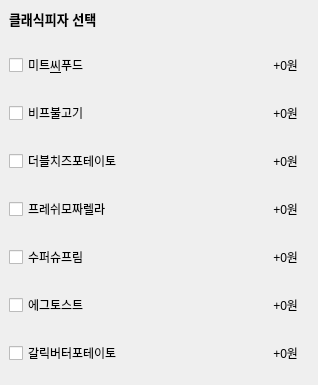
            <widget class="QWidget" name="widget_whole" native="true">
             <property name="minimumSize">
              <size>
               <width>318</width>
               <height>0</height>
              </size>
             </property>
             <property name="maximumSize">
              <size>
               <width>318</width>
               <height>16777215</height>
              </size>
             </property>
             <layout class="QVBoxLayout" name="verticalLayout_9">
              <property name="leftMargin">
               <number>0</number>
              </property>
              <property name="topMargin">
               <number>0</number>
              </property>
              <item>
               <widget class="QWidget" name="widget_title" native="true">
                <layout class="QVBoxLayout" name="verticalLayout_10">
                 <item>
                  <widget class="QLabel" name="label_20">
                   <property name="font">
                    <font>
                     <pointsize>10</pointsize>
                     <weight>75</weight>
                     <bold>true</bold>
                    </font>
                   </property>
                   <property name="text">
                    <string>클래식피자 선택</string>
                   </property>
                  </widget>
                 </item>
                </layout>
               </widget>
              </item>
              <item>
               <widget class="QWidget" name="widget_1" native="true">
                <layout class="QHBoxLayout" name="horizontalLayout_3">
                 <item>
                  <widget class="QCheckBox" name="checkBox_1">
                   <property name="text">
                    <string>미트&amp;씨푸드</string>
                   </property>
                  </widget>
                 </item>
                 <item>
                  <widget class="QLabel" name="theGogumaPrice">
                   <property name="text">
                    <string>+0원</string>
                   </property>
                   <property name="alignment">
                    <set>Qt::AlignRight|Qt::AlignTrailing|Qt::AlignVCenter</set>
                   </property>
                  </widget>
                 </item>
                </layout>
               </widget>
              </item>
              <item>
               <widget class="QWidget" name="widget_3" native="true">
                <layout class="QHBoxLayout" name="horizontalLayout_2">
                 <item>
                  <widget class="QCheckBox" name="checkBox_2">
                   <property name="text">
                    <string>비프불고기</string>
                   </property>
                  </widget>
                 </item>
                 <item>
                  <widget class="QLabel" name="redPeperoni">
                   <property name="text">
                    <string>+0원</string>
                   </property>
                   <property name="alignment">
                    <set>Qt::AlignRight|Qt::AlignTrailing|Qt::AlignVCenter</set>
                   </property>
                  </widget>
                 </item>
                </layout>
               </widget>
              </item>
              <item>
               <widget class="QWidget" name="widget_4" native="true">
                <layout class="QHBoxLayout" name="horizontalLayout_4">
                 <item>
                  <widget class="QCheckBox" name="checkBox_3">
                   <property name="text">
                    <string>더블치즈포테이토</string>
                   </property>
                  </widget>
                 </item>
                 <item>
                  <widget class="QLabel" name="Grildhotchicken">
                   <property name="text">
                    <string>+0원</string>
                   </property>
                   <property name="alignment">
                    <set>Qt::AlignRight|Qt::AlignTrailing|Qt::AlignVCenter</set>
                   </property>
                  </widget>
                 </item>
                </layout>
               </widget>
              </item>
              <item>
               <widget class="QWidget" name="widget_5" native="true">
                <layout class="QHBoxLayout" name="horizontalLayout_5">
                 <item>
                  <widget class="QCheckBox" name="checkBox_4">
                   <property name="text">
                    <string>프레쉬모짜렐라</string>
                   </property>
                  </widget>
                 </item>
                 <item>
                  <widget class="QLabel" name="bakoncheda">
                   <property name="text">
                    <string>+0원</string>
                   </property>
                   <property name="alignment">
                    <set>Qt::AlignRight|Qt::AlignTrailing|Qt::AlignVCenter</set>
                   </property>
                  </widget>
                 </item>
                </layout>
               </widget>
              </item>
              <item>
               <widget class="QWidget" name="widget_6" native="true">
                <layout class="QHBoxLayout" name="horizontalLayout_6">
                 <item>
                  <widget class="QCheckBox" name="checkBox_5">
                   <property name="text">
                    <string>수퍼슈프림</string>
                   </property>
                  </widget>
                 </item>
                 <item>
                  <widget class="QLabel" name="bakoncheda_2">
                   <property name="text">
                    <string>+0원</string>
                   </property>
                   <property name="alignment">
                    <set>Qt::AlignRight|Qt::AlignTrailing|Qt::AlignVCenter</set>
                   </property>
                  </widget>
                 </item>
                </layout>
               </widget>
              </item>
              <item>
               <widget class="QWidget" name="widget_7" native="true">
                <layout class="QHBoxLayout" name="horizontalLayout_7">
                 <item>
                  <widget class="QCheckBox" name="checkBox_6">
                   <property name="text">
                    <string>에그토스트</string>
                   </property>
                  </widget>
                 </item>
                 <item>
                  <widget class="QLabel" name="bakoncheda_3">
                   <property name="text">
                    <string>+0원</string>
                   </property>
                   <property name="alignment">
                    <set>Qt::AlignRight|Qt::AlignTrailing|Qt::AlignVCenter</set>
                   </property>
                  </widget>
                 </item>
                </layout>
               </widget>
              </item>
              <item>
               <widget class="QWidget" name="widget_8" native="true">
                <layout class="QHBoxLayout" name="horizontalLayout_8">
                 <item>
                  <widget class="QCheckBox" name="checkBox_7">
                   <property name="text">
                    <string>갈릭버터포테이토</string>
                   </property>
                  </widget>
                 </item>
                 <item>
                  <widget class="QLabel" name="bakoncheda_4">
                   <property name="text">
                    <string>+0원</string>
                   </property>
                   <property name="alignment">
                    <set>Qt::AlignRight|Qt::AlignTrailing|Qt::AlignVCenter</set>
                   </property>
                  </widget>
                 </item>
                </layout>
               </widget>
              </item>
             </layout>
            </widget>
